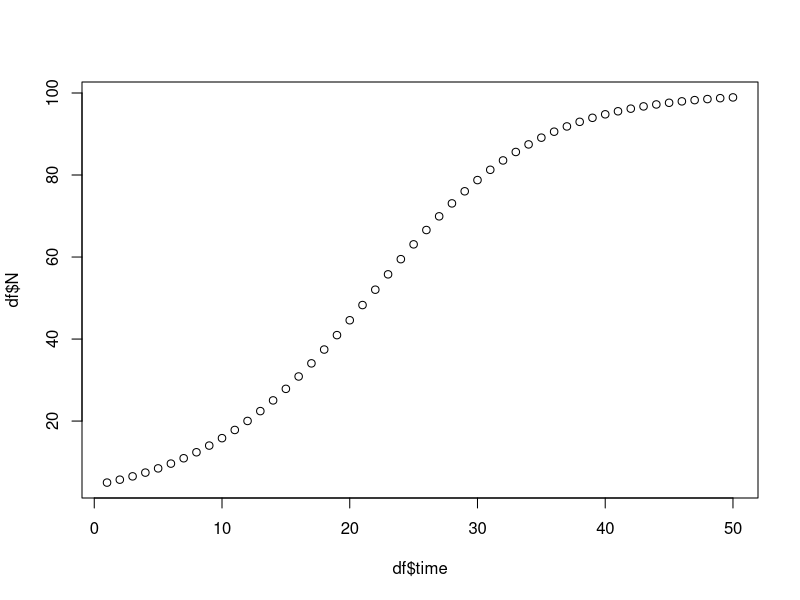
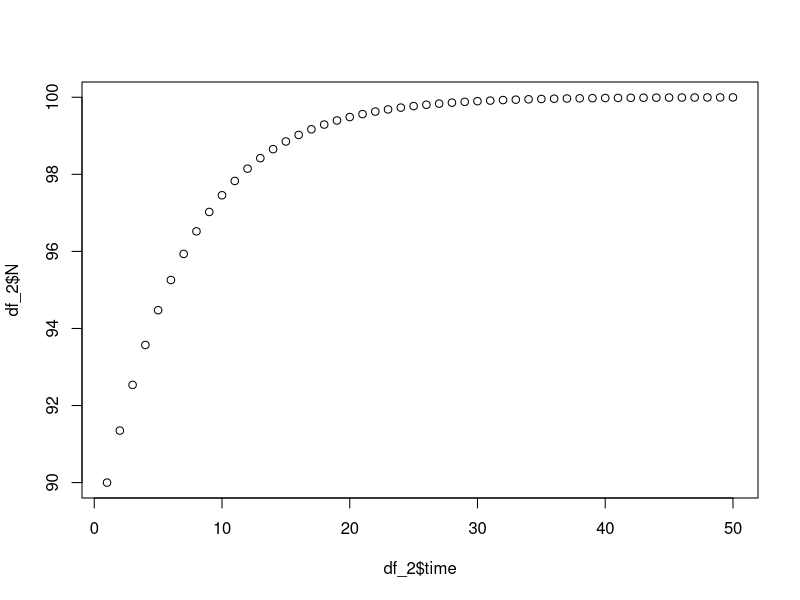

The R script that drew these images, in order:
#QS attempt at hw9

#Generate a time series of abundance for a population growing according to the discrete time logistic growth model

#<-1.15 #growth of 15% 
#K <- 100 #carrying capactiy 
#time = seq(from=1, to=50) #50 time steps 
#N=array(dim=c(1,length(time))); N[1]=5 #array to store goodie, initial pop of 5

#for (i in time[2:length(time)]){ 
#  N[i] = N[i-1]*r
#  }
  
#for (i in time[2:length(time)]){ 
#  N[i] = N[i-1]*r{
#    if (N<K)
#  }
#}

#N
#Why are these all 1's?
#matplot(t(N))

#Round2 

r<-.15 #growth of 15% 
K <- 100 #carrying capacity 
time = seq(from=1, to=50) #50 time steps 


# The equation 
eq <- function(N_p, r, K) {
  N_p + r*N_p*(1 - N_p/K)
}

# Generate time series 
pop <- function(N_i, time, r, K) {
  N <- rep(NA, length(time)) 
  N[1] <- N_i
  for (i in time[2:length(time)]) {
    N[i] <- eq(N[i-1], r, K)
  } 
  return(N)
}


# Begin grid search: i <- 1; j <- 1
#for(i in 1:length(b0_grid)){
#  b0_curr <- b0_grid[i]
#  for(j in 1:length(b1_grid)){
#    b1_curr <- b1_grid[j]
#    y_pred <- b0_curr + b1_curr*x
#    rss <- rss_1(y, y_pred)
#    rss_matrix[i,j] <- rss
#  }
#}

#Q1. Plot the data
#• Generate a model predicted time series of abundance for a population growing according to the discrete time logistic growth model
#• Pretend you don’t know the true parameters (r and K) and adjust them until your model fits the data pretty well (visually)

vals <- pop(N_i = 5, time, r, K)
df <- data.frame(time, N = vals)

# Plot the data.

plot(df$time, df$N)

#Q2.Create a function that returns the negative log likelihood of the 
#model parameters (r, K) given the data (Nt)
#•Use optim() or a grid search and the function you just created to 
#estimate the parameters of your model – remember to add the 
#variance as a third parameter to be estimated (or use its analytical MLE: SSE/n)


y=5 + r*5*(1 - 5/K)
#Standard deviation = 34.69
sigma <- sd(df$N)
mean <- mean(df$N)

nll_1 <- function(r,K, sigma){
  -sum(dnorm(x=y, mean=mean, sd=sigma, log=T))
}


fun_1 <- function(par){
  r <- par[1]
  K <- par[2]
  sigma <- par[3]
  mean <- mean
  nll <- nll_1(r,K, sigma)
}

#optim() stuff 
fit <- optim(par=c(1,2,3), fn=fun_1)
optim_coef <- fit$par

optim_coef

#[1] 70.208542  1.616995 31.496970
#Well that seems very off 
#[1] -0.1541297  2.3647926  5.7116327
#[1] -22.417269   3.032915  52.368151

#•Q3. How well can you estimate the model parameters?
#Not very well it would seem 


#•Add observation error ( Nt + rnorm(mean=0, sd=?) ) to your data
#•Use optim() or a grid search and the function you just created to 
#estimate the parameters of your model based on this new data – 
#remember to add the variance as a third parameter to be estimated (or use its analytical MLE: SSE/n)

y2=5 + r*5*(1 - 5/K)+rnorm(length(time), mean=mean, sd=sigma)

nll_2 <- function(r,K, sigma){
  -sum(dnorm(x=y2, mean=mean, sd=sigma, log=T))
}


fun_2 <- function(par){
  r <- par[1]
  K <- par[2]
  sigma <- par[3]
  mean <- mean
  nll <- nll_2(r,K, sigma)
}

#optim() stuff 
fit <- optim(par=c(1,2,3), fn=fun_2)
optim_coef <- fit$par

optim_coef
#[1] -538.70340   21.98341 1134.80586
#Hmm this also seem very off 


#•Q4. How well can you estimate the model parameters now?  
#Is there any evidence of correlation in your parameter estimates (e.g., a ridge in the likelihood surface)?

#We have been running the model with Ni starting at 5 

#•Start your model with observation error at 5% of K
#•Use optim() or a grid search and the function you just created to 
#estimate the parameters of your model based on this new data – 
#remember to add the variance as a third parameter to be estimated (or use its analytical MLE: SSE/n)

#•Q5. How well can you estimate the model parameters now?

#•Q6. Repeating this analysis starting at 90% of K, how well can you estimate the model parameters?

vals_2 <- pop(N_i = 90, time, r, K)
df_2 <- data.frame(time, N = vals_2)

sigma_2 <- sd(df_2$N)
mean_2 <- mean(df_2$N)

eq <- function(N_p, r, K) {
  N_p + r*N_p*(1 - N_p/K)
}

# Generate time series 
pop <- function(N_i, time, r, K) {
  N <- rep(NA, length(time)) 
  N[1] <- N_i
  for (i in time[2:length(time)]) {
    N[i] <- eq(N[i-1], r, K)
  } 
  return(N)
}

plot(df_2$time, df_2$N)

y3=90 + r*90*(1 - 90/K)+rnorm(length(time), mean=mean_2, sd=sigma_2)

nll_3 <- function(r,K, sigma_2){
  -sum(dnorm(x=y2, mean=mean_2, sd=sigma_2, log=T))
}


fun_3 <- function(par){
  r <- par[1]
  K <- par[2]
  sigma <- par[3]
  mean <- mean
  nll <- nll_3(r,K, sigma_2)
}

#optim() stuff 
fit <- optim(par=c(1,2,3), fn=fun_3)
optim_coef <- fit$par

optim_coef

#Well this doesn't work quite as intended either 
